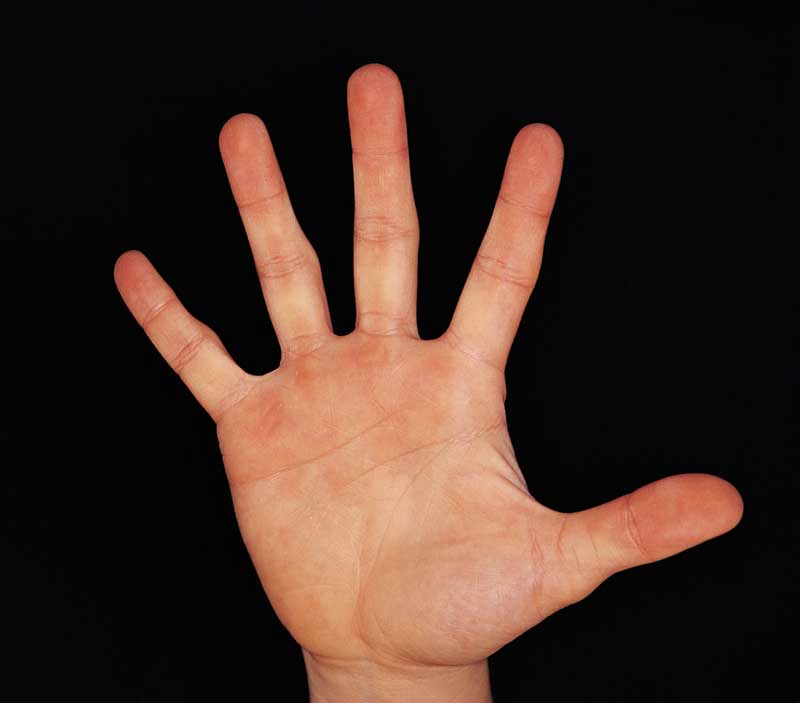
#> input picture 45Hand.jpg, 800 x 703 px, given in place of the camera
$ python final.py   (older library calls are emulated)
#> lines starting #> are read from the running program, lines starting #| are printed output that depends on the picture; after the words box and inside, x2 and y2 are one past the last pixel; in counts of white or black regions, pixels touching at a corner belong together
import numpy as np
import cv2
import math

capture = cv2.VideoCapture(0)

while (1):
    try:

        ret, frame = capture.read()
#> frame is the input picture: shape (703, 800, 3); mean B, G, R 35.3, 44, 64.1

        cv2.rectangle(frame, (100, 100), (300, 300), (0, 255, 0), 0)
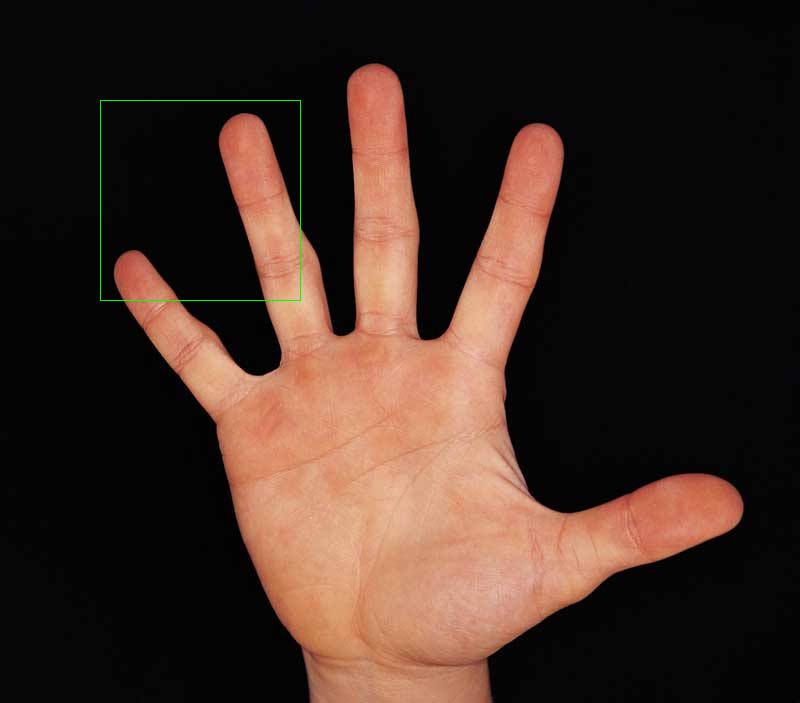
#> frame: shape (703, 800, 3); 0.14% of pixels changed, all inside (x1, y1, x2, y2) = (100, 100, 301, 301)
        crop_image = frame[100:300, 100:300]

        blur = cv2.GaussianBlur(crop_image, (3, 3), 0)

        hsv = cv2.cvtColor(blur, cv2.COLOR_BGR2HSV)
#> hsv: shape (200, 200, 3); mean H, S, V 11.1, 59.8, 62.5

        mask2 = cv2.inRange(hsv, np.array([2, 0, 0]), np.array([20, 255, 255]))
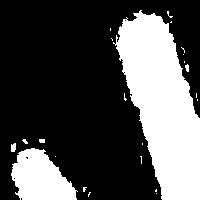
#> mask2: shape (200, 200); 30.7% white; 23 white regions (18 under 20 px), largest, box (x1, y1, x2, y2) and area: (113, 10, 200, 200) 9719, (11, 148, 78, 200) 2352, (11, 143, 16, 152) 39, (185, 64, 189, 72) 24, (39, 139, 45, 143) 23

        kernel = np.ones((5, 5))

        dilation = cv2.dilate(mask2, kernel, iterations=1)
#> dilation: shape (200, 200); 36.2% white; 6 white regions, box (x1, y1, x2, y2) and area: (109, 8, 200, 200) 11196, (9, 137, 80, 200) 2975, (81, 185, 93, 199) 117, (37, 137, 47, 145) 79, (138, 154, 144, 166) 65, (108, 26, 113, 33) 35
        erosion = cv2.erode(dilation, kernel, iterations=1)
#> erosion: shape (200, 200); 31.2% white; 13 white regions (7 under 20 px), largest, box (x1, y1, x2, y2) and area: (111, 10, 200, 200) 9938, (11, 148, 78, 200) 2386, (11, 143, 16, 152) 42, (167, 11, 173, 23) 24, (39, 139, 45, 143) 23, (83, 187, 87, 192) 20

        filtered = cv2.GaussianBlur(erosion, (3, 3), 0)
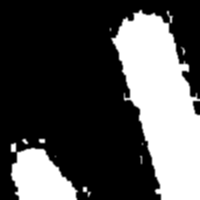
#> filtered: shape (200, 200); min 0, max 255, mean 79.6
        ret1, thresh = cv2.threshold(filtered, 127, 255, 0)
#> thresh: shape (200, 200); 31.2% white; 12 white regions (7 under 20 px)

        cv2.imshow("Thresholded", thresh)

        image, contours, hierarchy = cv2.findContours(thresh.copy(), cv2.RETR_TREE, cv2.CHAIN_APPROX_SIMPLE)
#> contours = 12 contours, 9 with area under 20; largest, box (x1, y1, x2, y2) and area: (112, 10, 200, 200) 9664, (11, 148, 77, 200) 2284, (11, 143, 16, 152) 30

        contour = max(contours, key=lambda x: cv2.contourArea(x))
#> contour = contour of 200 points, box (x1, y1, x2, y2) (112, 10, 200, 200), area 9664

        x, y, w, h = cv2.boundingRect(contour)
#> x = 112; y = 10; w = 88; h = 190
        cv2.rectangle(crop_image, (x, y), (x + w, y + h), (0, 0, 255), 0)
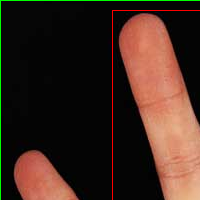
#> crop_image: shape (200, 200, 3); mean B, G, R 30.6, 40.4, 62.1

        hull = cv2.convexHull(contour)
#> hull = contour of 16 points, box (x1, y1, x2, y2) (112, 10, 200, 200), area 11320

        areahand=cv2.contourArea(contour)
#> areahand = 9664
        areahull=cv2.contourArea(hull)
#> areahull = 11320

        areapercent = ((areahull - areahand) / areahand) * 100
#> areapercent = 17.14

        drawing = np.zeros(crop_image.shape, np.uint8)
        cv2.drawContours(drawing, [contour], -1, (0, 0, 255), 0)
        cv2.drawContours(drawing, [hull], -1, (0, 0, 255), 0)
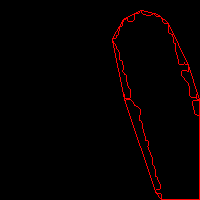
#> drawing: shape (200, 200, 3); mean of channels 0, 1, 2 0, 0, 5.2; drawn as B, G, R

        hull = cv2.convexHull(contour, returnPoints=False)
#> hull = [199, 190, 187, 181, 156, 137, 124, 123, 120, 118, 62, 27, 26, 12, 4, 0]
        defects = cv2.convexityDefects(contour, hull)
#> defects = 13 rows, first 6: [0, 4, 3, 458], [4, 12, 6, 1553], [12, 26, 21, 816], [27, 62, 56, 2015], [62, 118, 73, 3064], [118, 120, 119, 114]

        count_defects = 0
        for i in range(defects.shape[0]):
            s, e, f, d = defects[i, 0]
            start = tuple(contour[s][0])
            end = tuple(contour[e][0])
            far = tuple(contour[f][0])

            a = math.sqrt((end[0] - start[0]) ** 2 + (end[1] - start[1]) ** 2)
            b = math.sqrt((far[0] - start[0]) ** 2 + (far[1] - start[1]) ** 2)
            c = math.sqrt((end[0] - far[0]) ** 2 + (end[1] - far[1]) ** 2)
            angle = (math.acos((b ** 2 + c ** 2 - a ** 2) / (2 * b * c)) * 180) / 3.14

            if angle >= 90:
                count_defects = count_defects + 1
                cv2.circle(crop_image, far, 1, [0, 0, 255], -1)
            # draw a line in the circle
            cv2.line(crop_image, start, end, [0, 255, 0], 2)
#> this loop made 13 passes
#> (s, e, f, d, start, end, far, a) on passes 1 to 11: (0, 4, 3, 458, (140, 10), (134, 13), (138, 13), 6.71), (4, 12, 6, 1553, (134, 13), (123, 19), (132, 21), 12.53), (12, 26, 21, 816, (123, 19), (112, 38), (118, 34), 21.95), (27, 62, 56, 2015, (112, 40), (124, 99), (130, 89), 60.21), (62, 118, 73, 3064, (124, 99), (155, 191), (140, 109), 97.08), (118, 120, 119, 114, (155, 191), (156, 193), (156, 192), 2.24), (120, 123, 122, 819, (156, 193), (161, 199), (161, 194), 7.81), (124, 137, 133, 1792, (199, 199), (199, 99), (192, 105), 100), (137, 156, 150, 2493, (199, 99), (188, 65), (181, 75), 35.74), (156, 181, 164, 2091, (188, 65), (168, 23), (178, 63), 46.52), (181, 187, 182, 674, (168, 23), (160, 16), (164, 23), 10.63)
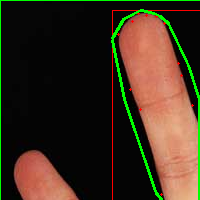
#> crop_image: shape (200, 200, 3); 2.92% of pixels changed, all inside (x1, y1, x2, y2) = (111, 9, 200, 200)
#> after the loop, count_defects = 13

        count_defects=count_defects+1
#> count_defects = 14


        if count_defects == 1:
            if areahand<2000:
                cv2.putText(frame, "Please place the hand on the Rectangular Frame!", (50, 50), cv2.FONT_HERSHEY_PLAIN, 2, (0, 0, 255), 2)
            else:
                if areapercent<12:
                    cv2.putText(frame, "Zero", (50, 50), cv2.FONT_HERSHEY_PLAIN, 2, (0, 0, 255), 2)
                elif areapercent<17.5:
                    cv2.putText(frame, "All the Best!", (50, 50), cv2.FONT_HERSHEY_PLAIN, 2, (0, 0, 255), 2)
                else:
                    cv2.putText(frame, "One", (50, 50), cv2.FONT_HERSHEY_PLAIN, 2, (0, 0, 255), 2)

        elif count_defects == 2:
                cv2.putText(frame, "Peace", (50, 50), cv2.FONT_HERSHEY_PLAIN, 2, (0, 0, 255), 2)
        elif count_defects == 3:
            if areapercent<27:
                cv2.putText(frame, "Three", (50, 50), cv2.FONT_HERSHEY_PLAIN, 2, (0, 0, 255), 2)
            else:
                cv2.putText(frame, "Nice", (50, 50), cv2.FONT_HERSHEY_PLAIN, 2, (0, 0, 255), 2)

        elif count_defects == 4:
                cv2.putText(frame, "Four", (50, 50), cv2.FONT_HERSHEY_PLAIN, 2, (0, 0, 255), 2)
        elif count_defects == 5:
                cv2.putText(frame, "HI!", (50, 50), cv2.FONT_HERSHEY_PLAIN, 2, (0, 0, 255), 2)
        else:
            cv2.putText(frame, "Please Reposition the Hand!", (50, 50), cv2.FONT_HERSHEY_PLAIN, 2, (0, 0, 255), 2)


        cv2.imshow("Gesture", frame)
        all_image = np.hstack((drawing, crop_image))
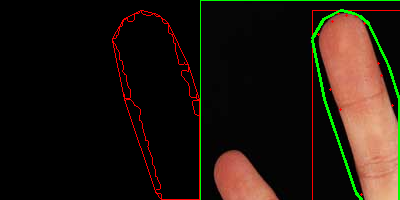
#> all_image: shape (200, 400, 3); mean of channels 0, 1, 2 15, 23.4, 33.2; drawn as B, G, R
        cv2.imshow("Contours", all_image)


    except:
        print("Please Connect the Camera")
        exit()


    if cv2.waitKey(1) == ord('q'):
#> (key q is pressed here)
        break

capture.release()
cv2.destroyAllWindows()
